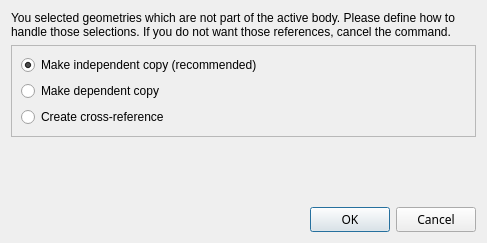
<?xml version="1.0" encoding="UTF-8"?>
<ui version="4.0">
 <class>PartDesignGui::DlgReference</class>
 <widget class="QDialog" name="PartDesignGui::DlgReference">
  <property name="geometry">
   <rect>
    <x>0</x>
    <y>0</y>
    <width>487</width>
    <height>243</height>
   </rect>
  </property>
  <property name="windowTitle">
   <string>Reference</string>
  </property>
  <layout class="QVBoxLayout" name="verticalLayout_2">
   <item>
    <widget class="QLabel" name="label">
     <property name="text">
      <string>You selected geometries which are not part of the active body. Please define how to handle those selections. If you do not want those references, cancel the command.</string>
     </property>
     <property name="scaledContents">
      <bool>true</bool>
     </property>
     <property name="wordWrap">
      <bool>true</bool>
     </property>
    </widget>
   </item>
   <item>
    <widget class="QFrame" name="frame">
     <property name="frameShape">
      <enum>QFrame::StyledPanel</enum>
     </property>
     <property name="frameShadow">
      <enum>QFrame::Raised</enum>
     </property>
     <layout class="QVBoxLayout" name="verticalLayout">
      <item>
       <widget class="QRadioButton" name="radioIndependent">
        <property name="text">
         <string>Make independent copy (recommended)</string>
        </property>
        <property name="checked">
         <bool>true</bool>
        </property>
       </widget>
      </item>
      <item>
       <widget class="QRadioButton" name="radioDependent">
        <property name="text">
         <string>Make dependent copy</string>
        </property>
       </widget>
      </item>
      <item>
       <widget class="QRadioButton" name="radioXRef">
        <property name="text">
         <string>Create cross-reference</string>
        </property>
       </widget>
      </item>
     </layout>
    </widget>
   </item>
   <item>
    <spacer name="verticalSpacer">
     <property name="orientation">
      <enum>Qt::Vertical</enum>
     </property>
     <property name="sizeHint" stdset="0">
      <size>
       <width>20</width>
       <height>40</height>
      </size>
     </property>
    </spacer>
   </item>
   <item>
    <widget class="QDialogButtonBox" name="buttonBox">
     <property name="font">
      <font>
       <family>Albertus Extra Bold</family>
      </font>
     </property>
     <property name="styleSheet">
      <string notr="true"/>
     </property>
     <property name="orientation">
      <enum>Qt::Horizontal</enum>
     </property>
     <property name="standardButtons">
      <set>QDialogButtonBox::Cancel|QDialogButtonBox::Ok</set>
     </property>
    </widget>
   </item>
  </layout>
 </widget>
 <resources/>
 <connections>
  <connection>
   <sender>buttonBox</sender>
   <signal>accepted()</signal>
   <receiver>PartDesignGui::DlgReference</receiver>
   <slot>accept()</slot>
   <hints>
    <hint type="sourcelabel">
     <x>248</x>
     <y>254</y>
    </hint>
    <hint type="destinationlabel">
     <x>157</x>
     <y>274</y>
    </hint>
   </hints>
  </connection>
  <connection>
   <sender>buttonBox</sender>
   <signal>rejected()</signal>
   <receiver>PartDesignGui::DlgReference</receiver>
   <slot>reject()</slot>
   <hints>
    <hint type="sourcelabel">
     <x>316</x>
     <y>260</y>
    </hint>
    <hint type="destinationlabel">
     <x>286</x>
     <y>274</y>
    </hint>
   </hints>
  </connection>
 </connections>
</ui>
